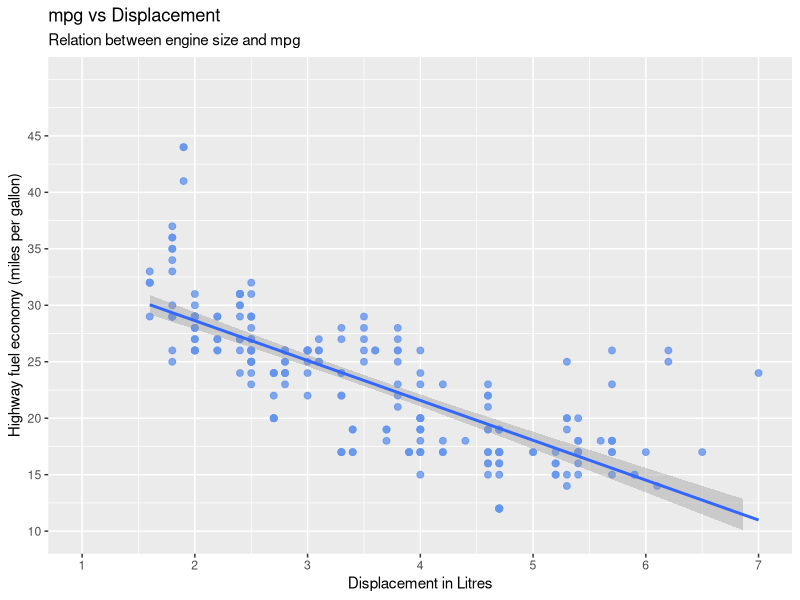
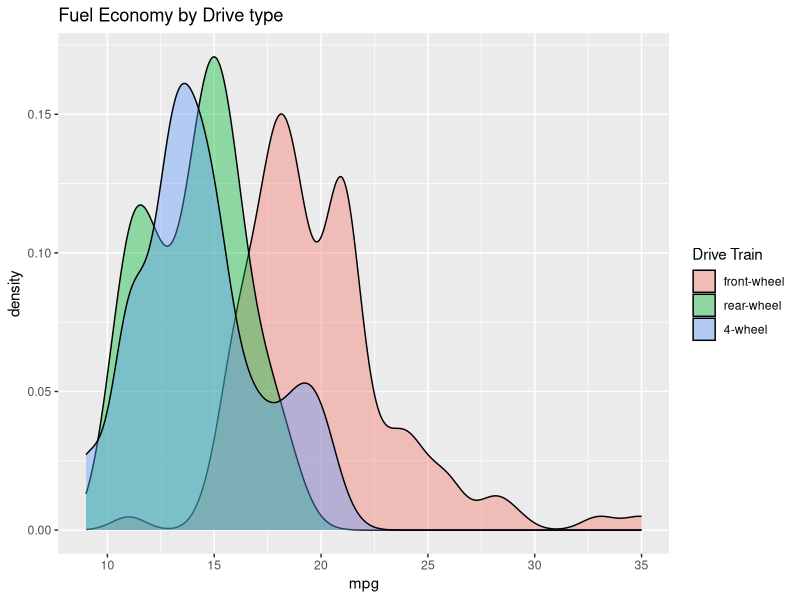
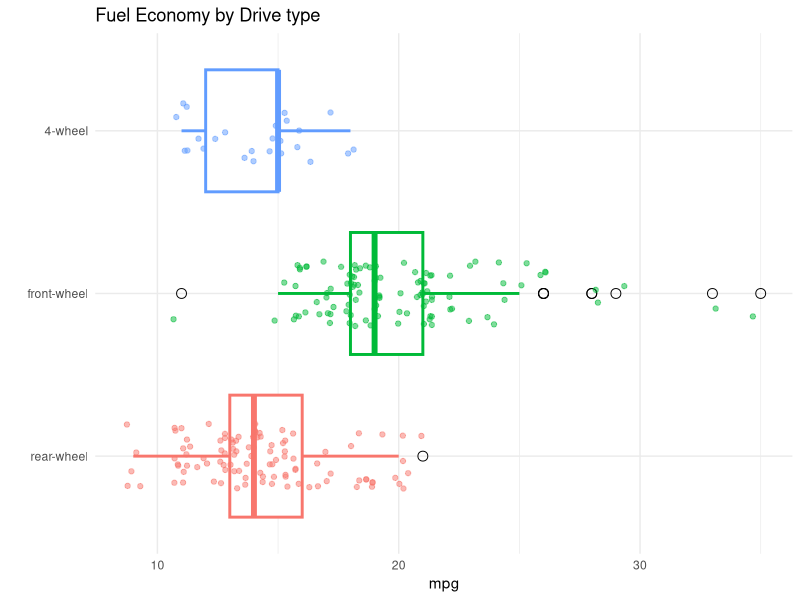
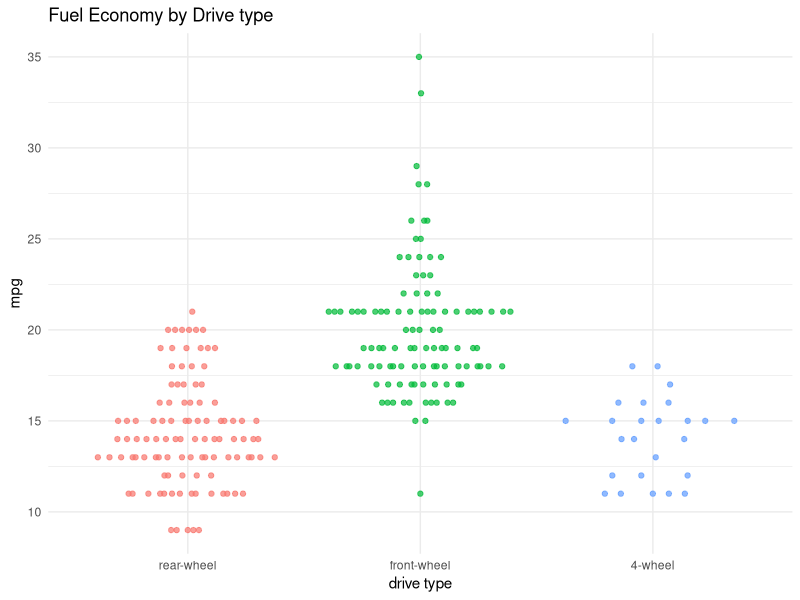
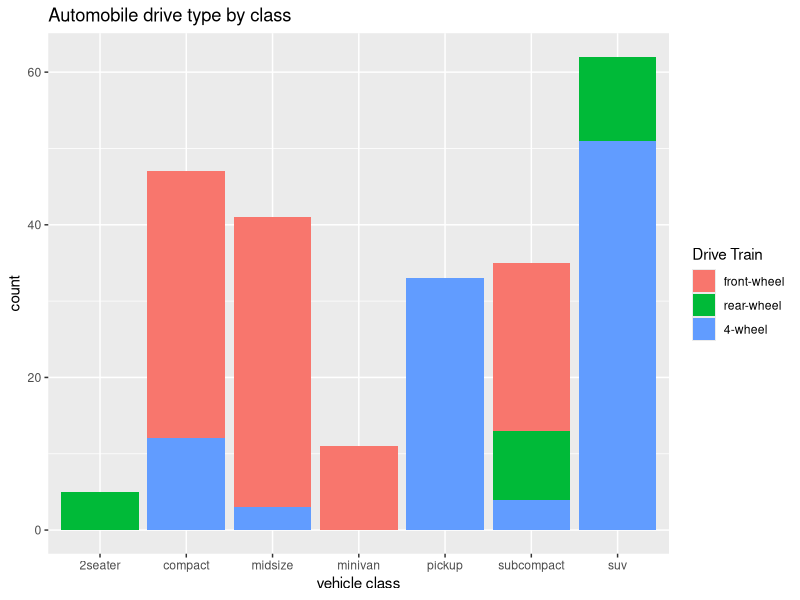
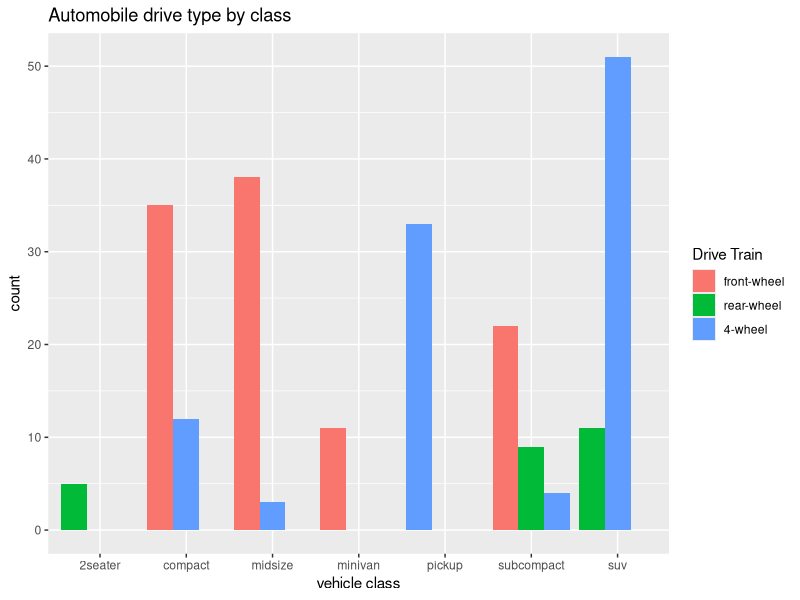
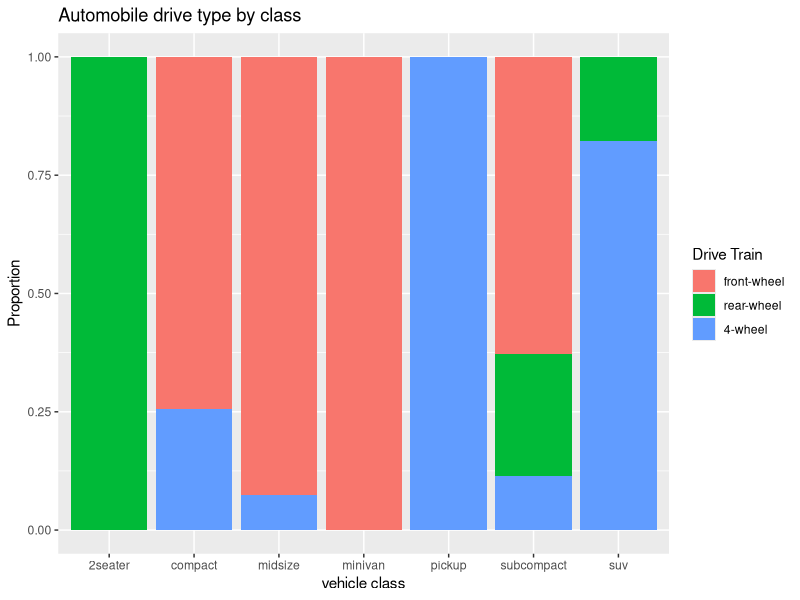

Write the R code that produced these figures, in order.
## ---- chunk 1
#installing the required packages
# install.packages("ggplot2")
# install.packages("scales")
# install.packages("ggbeeswarm")
## ---- chunk 2
library(ggplot2) #loading the library required for this plot
#scatter plot
ggplot(mpg,aes(x = displ,y = hwy)) + 
  geom_point(color="cornflowerblue", #setting the colour, size and transparency(alpha) of the points
             size = 2, 
             alpha=.8) +
  scale_x_continuous(breaks = seq(1, 7, 1), #customizing x-axis : seq(start of units, end of units, size of one unit)
                     limits = c(1, 7)) + #setting limits of the axis
  scale_y_continuous(breaks = seq(10, 45, 5), 
                     limits=c(10, 50)) +
  labs(x = "Displacement in Litres", #specifying the labels of axes and title of plot
       y = "Highway fuel economy (miles per gallon)",
       title = "mpg vs Displacement",
       subtitle = "Relation between engine size and mpg") +
  geom_smooth(method = "lm") # this adds a linear trend line which is useful to summarize the relationship between the two variables
## ---- chunk 3
#kernel density plots
ggplot(mpg, 
       aes(x = cty, #quantitative variable
           fill = factor(drv, #defining x axis a categorical
                         levels = c("f", "r", "4"),
                         labels = c("front-wheel", #labelling the legend
                                    "rear-wheel", 
                                    "4-wheel")))) +
  geom_density(alpha = 0.4) + #setting transparency of graph to keep overlaps visible
  labs(fill = "Drive Train", # setting title of legend
       x = "mpg",
       title = "Fuel Economy by Drive type")
## ---- chunk 4
#jitter and box plots
library(scales)
ggplot(mpg, 
       aes(x = factor(drv, #defining x axis a categorical
                      labels = c("rear-wheel", #labelling the axis with categorical variable
                                    "front-wheel", 
                                    "4-wheel")), 
           y = cty, 
           color = drv)) + #specifying that coloring is to be based on drive type
  geom_boxplot(size=1, #makes the lines thicker
               outlier.shape = 1, #specifies circles for outliers
               outlier.color = "black", #makes outliers black
               outlier.size  = 3) + #increases the size of the outlier symbol
  geom_jitter(alpha = 0.5, #setting transparency of graph
              width=.2) + #decreases the amount of jitter (.4 is the default)
  labs(title = "Fuel Economy by Drive type", 
       x = "",
       y = "mpg") +
  theme_minimal() + #setting minimal theme (no background color)
  theme(legend.position = "none") + #hiding legend
  coord_flip() #x and y axes are reversed
## ---- chunk 5
#beeswarm  plot
library(ggbeeswarm)
library(scales)
ggplot(mpg, 
       aes(x = factor(drv,
                      labels = c("rear-wheel", #labelling the axis with categorical variable
                                    "front-wheel", 
                                    "4-wheel")), 
           y = cty, 
           color = drv)) +
  geom_quasirandom(alpha = 0.7, 
                   size = 1.5) + #setting size of dots
  labs(title = "Fuel Economy by Drive type", 
       x = "drive type",
       y = "mpg") +
  theme_minimal() +
  theme(legend.position = "none")
## ---- chunk 6
# stacked bar chart
ggplot(mpg, 
       aes(x = class, 
           fill = factor(drv, 
                         levels = c("f", "r", "4"),
                         labels = c("front-wheel", #labelling the legend
                                    "rear-wheel", 
                                    "4-wheel")))) + 
  labs(fill = "Drive Train", # setting title of legend
       x = "vehicle class",
       title = "Automobile drive type by class") +
  geom_bar(position = "stack") #specifying the type of bar chart as stacked
## ---- chunk 7
#Grouped bar chart
ggplot(mpg, 
       aes(x = class, 
           fill = factor(drv, 
                         levels = c("f", "r", "4"),
                         labels = c("front-wheel", #labelling the legend
                                    "rear-wheel", 
                                    "4-wheel")))) + 
  labs(fill = "Drive Train", # setting title of legend
       x = "vehicle class",
       title = "Automobile drive type by class") +
geom_bar(position = position_dodge(preserve = "single")) #specifying that grouped bar chart should have 3 lines for every class
## ---- chunk 8
#Segmented bar chart
ggplot(mpg, 
       aes(x = class, 
           fill = factor(drv, 
                         levels = c("f", "r", "4"),
                         labels = c("front-wheel", #labelling the legend
                                    "rear-wheel", 
                                    "4-wheel")))) + 
  labs(fill = "Drive Train", # setting title of legend
       x = "vehicle class",
       title = "Automobile drive type by class") +
geom_bar(position = "fill") + #specifying that the bar chart is of segmented type
  labs(y = "Proportion")
